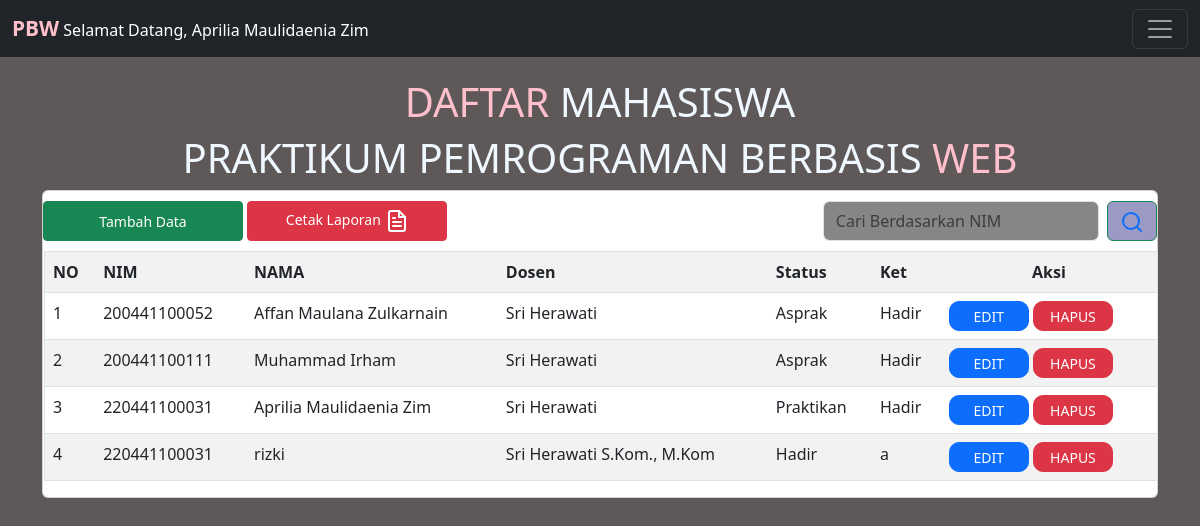
Page /220441100031_UTS.php on the committed database.
### tables this page shows
CREATE TABLE `tbl_mhs2` (
  `id_mahasiswa` int(11) NOT NULL,
  `nim` varchar(15) NOT NULL,
  `nama_mhs` varchar(30) NOT NULL,
  `nama_dosen` varchar(30) NOT NULL,
  `st` varchar(20) NOT NULL,
  `ket` varchar(20) NOT NULL
);

### 220441100031_UTS.php (the view, shortened to what this page needs)
<!DOCTYPE html>
<html lang="en">
  <head>
    <link
      href="https://cdn.jsdelivr.net/npm/bootstrap@5.3.0-alpha3/dist/css/bootstrap.min.css"
      rel="stylesheet"
    />
    <link rel="stylesheet" href="tugas.css" />
  </head>
  <body>
    <nav class="navbar navbar-dark bg-dark fixed-top">
      <div class="container-fluid">
        <a class="navbar-brand" href="#"
          ><span>PBW</span> Selamat Datang, Aprilia Maulidaenia Zim</a
        >
        <button
          class="navbar-toggler"
          type="button"
          data-bs-toggle="offcanvas"
          data-bs-target="#offcanvasDarkNavbar"
          aria-controls="offcanvasDarkNavbar"
          aria-label="Toggle navigation"
        >
          <span class="navbar-toggler-icon"></span>
        </button>
      </div>
    </nav>
    <div class="container mt-3">
    <div class="row">
      <h1 style="color: aliceblue"><span>DAFTAR </span> MAHASISWA</h1>
      <h1 style="color: aliceblue">
        PRAKTIKUM PEMROGRAMAN BERBASIS <span>WEB</span>
      </h1>
      <div class="col">
        <div class="card " >
            <div class="p">
                <button type="button" class="btn btn-success btn-sm" style="width: 200px;height: 40px;margin-top: 10px;margin-bottom: 10px;"><a href="tambah.php" style="text-decoration:none; color:white;">Tambah Data</a></button>
                <button type="button" class="btn btn-danger btn-sm"style="width: 200px;height: 40px;margin-top: 10px;margin-bottom: 10px;">Cetak Laporan  <i data-feather="file-text"></i></button>
            <form class="d-flex" role="search" style="float: right;margin-top: 10px;margin-bottom: 10px;">
                <input class="form-control me-2" type="search" placeholder="Cari Berdasarkan NIM" aria-label="Search" style="background-color: rgb(136, 133, 133);">
                <button class="btn btn-outline-success" type="submit"><a href=""><i data-feather="search"></i></a></button>
              </form>
            </div>
            <table class="table table-striped table-hover" border="1px" >
                <tr style="background-color: rgb(0, 174, 255);">
                  <th scope="col">NO</th>
                  <th scope="col">NIM</th>
                  <th scope="col">NAMA</th>
                  <th scope="col">Dosen</th>
                  <th scope="col">Status</th>
                  <th scope="col">Ket</th>
                  <th scope="col" style="text-align: center;justify-content: center;">Aksi</th>
                </tr>
                <?php
                include 'conect.php';
                $no = 1;
                $data = mysqli_query($conect,"SELECT * FROM tbl_mhs2");
                while($d = mysqli_fetch_array($data)){
                  ?>
                  <tr>
                    <td><?php echo $no++; ?></td>
                    <td><?php echo $d['nim']; ?></td>
                            <td><?php echo $d['nama_mhs']; ?></td>
                            <td><?php echo $d['nama_dosen']; ?></td>
                            <td><?php echo $d['st']; ?></td>
                    <td><?php echo $d['ket']; ?></td>
                    <td>
                    <button type="button" class="btn btn-primary btn-sm " style="width: 80px;height: 30px;border-radius: 10px;"><a style="text-decoration:none; color:white;"href="mengubah.php?id=<?php echo $d['id_mahasiswa']; ?>">EDIT</a></button>
                    <button type="button" class="btn btn-danger btn-sm "style="width: 80px;height: 30px;border-radius: 10px;"> <a style="text-decoration:none; color:white;"href="deleted.php?id=<?php echo $d['id_mahasiswa']; ?>">HAPUS</a></button>
                    </td>
                  </tr>
                  <?php
                }
                ?>
              </table>
            </div>
          </div>
        </div>
    </div>
  </body>
</html>

### tugas.css (style rules this page uses)
* { margin: 0; padding: 0; }
:root { --second-bg-color: rgb(94, 88, 88); --color-main: pink; }
body { background-color: var(--second-bg-color); }
.row { margin-top: 7%; }
h1 { text-align: center; }
h1 span { color: var(--color-main); }
.navbar-brand span { color: var(--color-main); font-size: 130%; font-weight: bold; }
a.navbar-brand { font-size: medium; }
.card .d-flex { width: 30%; justify-content: flex-end; }
.card { display: flex; justify-content: flex-end; }
.card table { margin-left: 1px; margin-right: 1px; }
.card .p .d-flex .btn { background-color: rgb(154, 154, 196); }

### rows in the picture
tbl_mhs2: nim "200441100052", nama_mhs "Affan Maulana Zulkarnain", nama_dosen "Sri Herawati", st "Asprak", ket "Hadir"
tbl_mhs2: nim "200441100111", nama_mhs "Muhammad Irham", nama_dosen "Sri Herawati", st "Asprak", ket "Hadir"
tbl_mhs2: nim "220441100031", nama_mhs "Aprilia Maulidaenia Zim", nama_dosen "Sri Herawati", st "Praktikan", ket "Hadir"
tbl_mhs2: nim "220441100031", nama_mhs "rizki", nama_dosen "Sri Herawati S.Kom., M.Kom", st "Hadir", ket "a"
